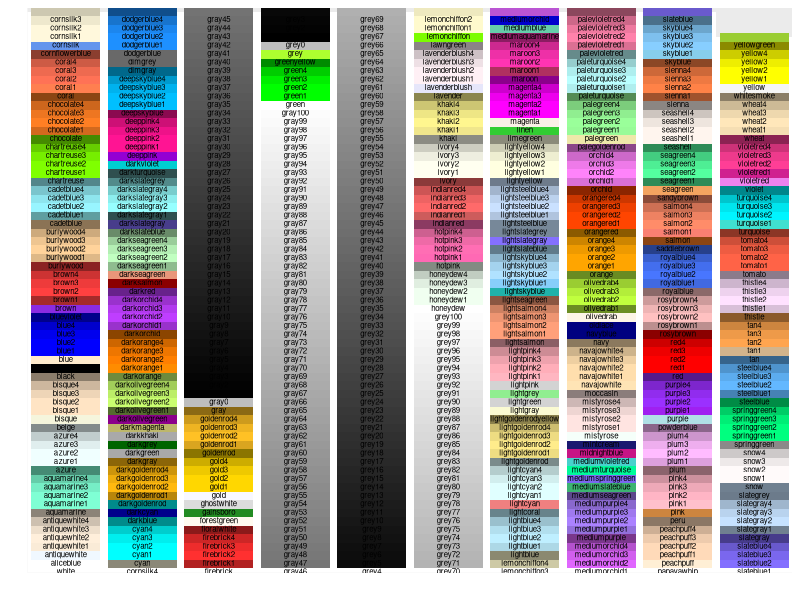

Generate this figure with R:
#### code to print colour options ####

library(ggplot2)

d=data.frame(c=colors(), y=seq(0, length(colors())-1)%%66, x=seq(0, length(colors())-1)%/%66)

ggplot() +
  scale_x_continuous(name="", breaks=NULL, expand=c(0, 0)) +
  scale_y_continuous(name="", breaks=NULL, expand=c(0, 0)) +
  scale_fill_identity() +
  geom_rect(data=d, mapping=aes(xmin=x, xmax=x+1, ymin=y, ymax=y+1), fill="white") +
  geom_rect(data=d, mapping=aes(xmin=x+0.05, xmax=x+0.95, ymin=y+0.5, ymax=y+1.5, fill=c)) +
  geom_text(data=d, mapping=aes(x=x+0.5, y=y+0.5, label=c), colour="black", hjust=0.5, vjust=1, size=2)
